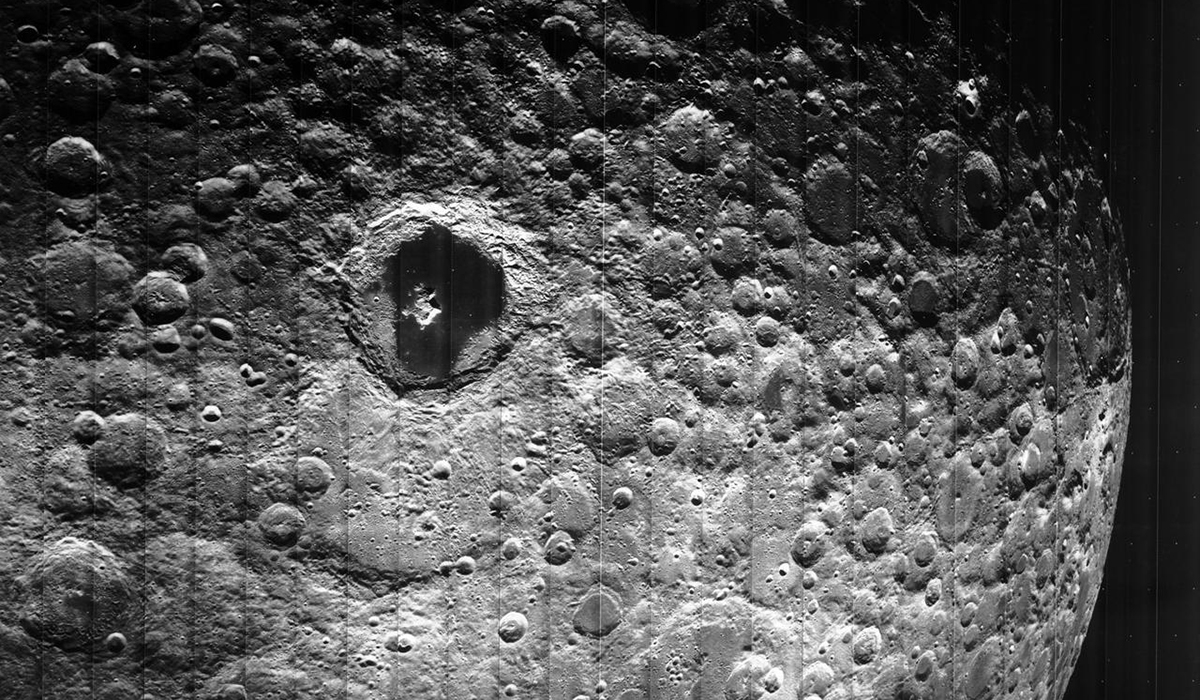
#> input picture Clase_07/moon.jpg, 1200 x 700 px
$ jupyter execute --allow-errors SanchezFelipe_S4C2_DFT1D_FFT2D.ipynb
#> lines starting #> are read from the running program, lines starting #| are printed output that depends on the picture
EJERCICIO 1: IMPLEMENTACIÓN TRANSFORMADA DISCRETA DE FOURIER

[cell 1]
import numpy as np
import matplotlib.pylab as plt
from scipy.fftpack import fft, fftfreq

# Construcción de la señal
N = 128 # number of point in the whole interval
f = 200.0 #  frequency in Hz
dt = 1 / (f * 32 ) #32 samples per unit frequency
t = np.linspace( 0, (N-1)*dt, N)
y = np.cos(2 * np.pi * f * t) - 0.4 * np.sin(2 * np.pi * (2*f) * t )+ 0.17*np.sin(2 * np.pi * (15*f) * t )

# 1) implemente de la transformada de fourier discreta

Y = np.empty(N, dtype=complex)

for k in range(N):
    sum = 0.0
    for n in range(N):
        sum  += y[n]*np.exp(-2*1j*np.pi*k*n/N)
    Y[k] = sum

Y = Y/N

# 2) Genere el arreglo de las frecuencias (ver documentación de fftfreq):

freq = fftfreq(N, dt)

# 3) Haga una gráfica comparando método propio con implementación de scipy.fftpack.fft

fft_x = fft(y) / N # FFT Normalized

fig, axs = plt.subplots(2, layout='constrained')
axs[0].set_title("Own Implementation")
axs[0].plot(freq, np.abs(Y))

axs[1].set_title("Library")
axs[1].plot(freq, np.abs(fft_x))
axs[1].set_xlabel(f"Frequency")
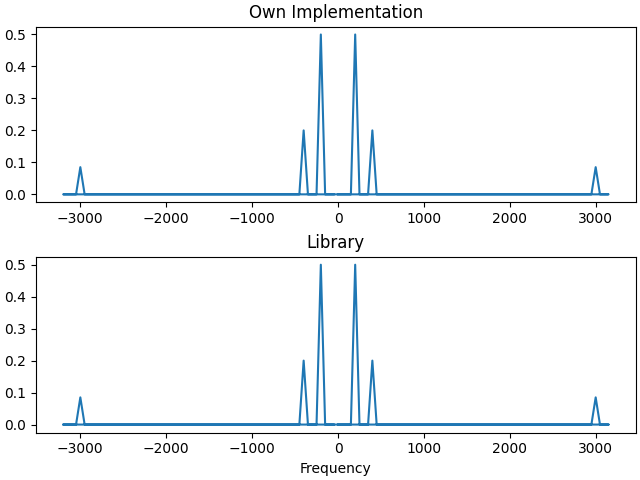
#> figure drawn by matplotlib, 2 panels

EJERCICIO 2: FILTRO DE FOURIER

[cell 2]
import numpy as np
import matplotlib.pylab as plt
from scipy.fftpack import fft, ifft, fftfreq

# 1) Almacene los datos de signal.dat. La columna 1 es el tiempo y la columna 2 es su señal f(t).
#Grafique su señal en función del tiempo.

#> (the rest of this cell did not finish here and is left out)

EJERCICIO 3 (hagánlo cuando terminen los de transformada de Fourier 2D): FILTROS VIOLIN-TROMPETA

[cell 3]
import numpy as np
import matplotlib.pylab as plt
from scipy.fftpack import fft, fftfreq

# 1) Almacene los datos de violin.wav (use wav.read('violin.wav')).
#Grafique su señal en función del tiempo y guarde dicha gráfica.

# 2) Use fftfreq (BONO si usa su implementación propia) y haga una gráfica de su transformada de fourier en función de las frecuencias.

# 3) Haga un filtro que elimine el pico principal. Grafique su señal filtrada.
#Escuche (OJO con el volumen!) sus datos filtrados.
#Repita lo anterior haciendo un filtro pasaaltos y uno pasabajos.

#NOTA: para el manejo de archivos .wav mire la documentacion de python de input-output en https://docs.scipy.org/doc/scipy-0.14.0/reference/io.html)

# 4) repita lo anterior para trumpet.wav que es la señal correspondiente al sonido de una trompeta tocando la misma nota que el violín del puntos anterior.

EJERCICIO 4: FILTRO RUIDO PERIÓDICO IMAGEN 2D

[cell 4]
import numpy as np
import matplotlib.pylab as plt
from scipy.fftpack import fft, fft2, ifft2, fftfreq, fftshift

# 1) Almacene los datos de la imagen (use imread: https://matplotlib.org/stable/api/_as_gen/matplotlib.pyplot.imread.html)

image_mat = plt.imread("moon.jpg")
#> image_mat is the input picture: shape (700, 1200); min 0, max 255, mean 83.6

# 2) Use la librería de scipy de transformada de fourier en 2d y la trasnformada inversa
#(https://docs.scipy.org/doc/scipy/reference/generated/scipy.fft.fft2.html)
#para hacer un código que filtre el ruido periodico que tiene la imagen de la luna.

N = image_mat.size
#> N = 840000
fft_kxky = fft2(image_mat)/N

fft_kxky_shift = fftshift(fft_kxky)

plt.imshow(np.log(np.abs(fft_kxky_shift)))
plt.axvline(x=620, color='r', linestyle='--', label='x = 1000') # Mirando done cortar
plt.axhline(y=330, color='r', linestyle='--', label='x = 1000')


#3) haga una gráfica de la imagen filtrada y guárdela en LunaFiltrada.png

#imagen: https://blogs.3ds.com/simulia/wp-content/uploads/sites/18/2019/07/NASA_Moon.jpg
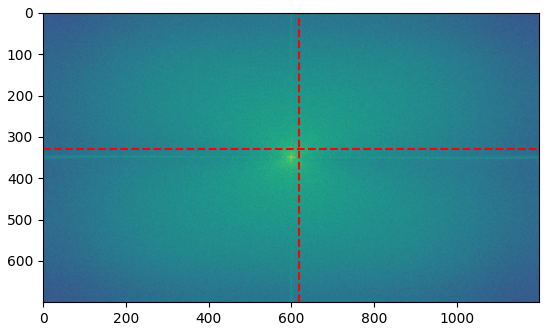
#> figure drawn by matplotlib, 1 panel
